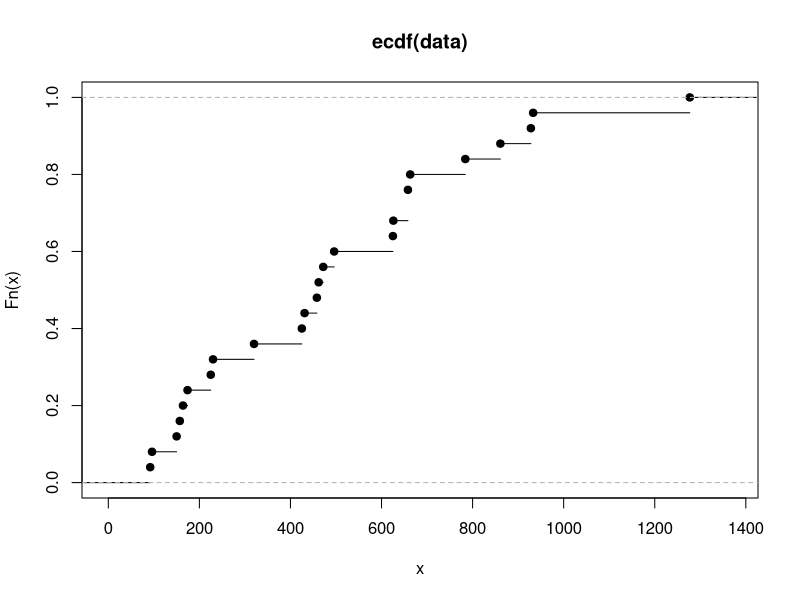
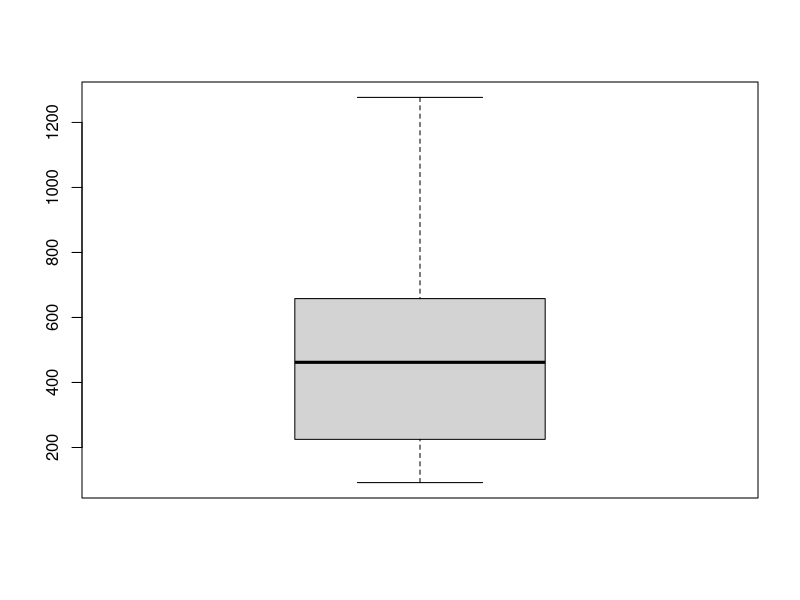

Recreate these plots in R, in order.
data<- c(462,425,164,784,625,472,658,658,663,928,92,230,96,626,1277,225,150,
         320,496,157,458,933,861,174,431)
# a) Empirical CDF
fn= ecdf(data)
plot(fn)
# b) Mean and Variance
m=mean(data)
m
v=var(data)
v
# c) Median and Interquantile Range
me=median(data)
me
quantile(fn)
# d) Ratio of IQR to square root of variance
# IQR= 658-225= 433
ratio= 433/sqrt(var(data))
ratio
# e) Box Plot
boxplot(data)



